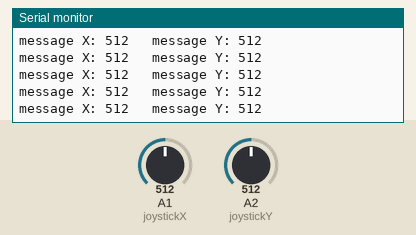
This sketch was run on a simulated Arduino Uno, built with avr-gcc and run on an emulated ATmega328P. On the bench: the last lines printed to the serial monitor. The test bench sets the inputs (shaded band); at power-on: A1 (joystickX) = 512, A2 (joystickY) = 512. No radio packets arrive unless stated.

Above: at 1.2 s.
1.3 s: A1 (joystickX) set to 105
At 1.35 s:
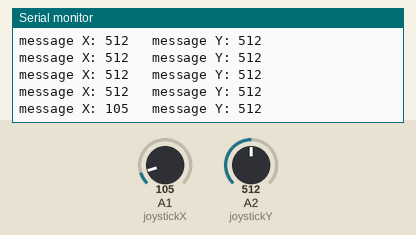
4.3 s: A1 (joystickX) set to 90
At 4.35 s:
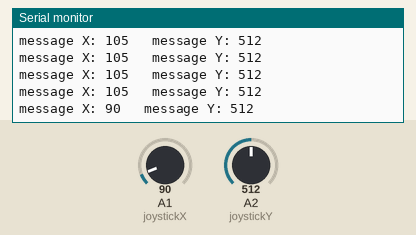
7.3 s: A2 (joystickY) set to 107
At 7.35 s:
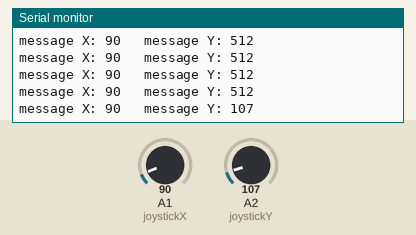
10.3 s: A2 (joystickY) set to 93
At 10.35 s:
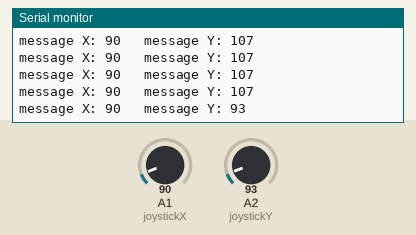
Timing chart, 0 to 13.3 s (numbered marks = the images above; inputs shaded):
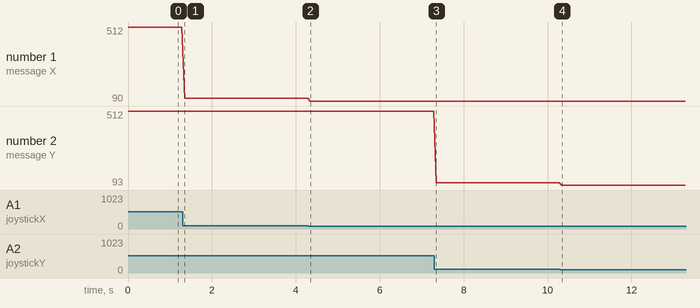

The sketch:

transmitterMK1.ino
```cpp
#include <RH_ASK.h>
#include <SPI.h> // Not actually used but needed to compile
#include <Stepper.h>
#include <PWMServo.h>

RH_ASK driver;
int testSend = 512;
int testSendTwo = 10;
int yoarray[] = {512,12};

static const int STEPS_PER_REVOLUTION     = 32 * 64;
static const int PIN_IN1_BLUE             = 7;
static const int PIN_IN2_PINK             = 8;
static const int PIN_IN3_YELLOW           = 9;
static const int PIN_IN4_ORANGE           = 10;
static const int PIN_BUTTON               = 4;
//E brake button declaration
int buttonState = 0;
//joystick declaration
const int joystickSwitch = 5;
const int joystickX = A1;
const int joystickY = A2;

//stepper
Stepper myStepper(STEPS_PER_REVOLUTION, PIN_IN1_BLUE, PIN_IN3_YELLOW, PIN_IN2_PINK, PIN_IN4_ORANGE);
PWMServo myServo;


struct yo {
  int testSend;
  int testSendTwo;

};
uint8_t testArrayStore[sizeof(yo)];
void setup()
{
  pinMode (joystickX, INPUT);
pinMode (joystickY, INPUT);
pinMode (joystickSwitch, INPUT);
digitalWrite(joystickSwitch, HIGH);

    Serial.begin(9600);    // Debugging only
    if (!driver.init())
         Serial.println("init failed");
}

void loop()
{
  //constantly reading joystick
int X = analogRead(joystickX);
int Y = analogRead(joystickY);
 Serial.print("message X: ");
 Serial.print(X);
 Serial.print("\t message Y: ");
 Serial.println(Y);
  //default value for X: 519
  //default value for Y: 517
  int turn = Y;
    yo asdf;
    asdf.testSend = X;
    asdf.testSendTwo = turn;
    const char *msg = "777";
    memcpy(testArrayStore, &asdf, sizeof(asdf));
    //int x = 12345;
    //driver.send((uint8_t *)&x, 2);
//    driver.send((uint8_t *) &testSendTwo,(uint8_t)2);
//    driver.send((uint8_t *)&testSend, (uint8_t)2); //sending testSend value over
//    driver.waitPacketSent();
//    driver.send((uint8_t *)&testArray, (uint8_t)2);
//    driver.waitPacketSent();
    driver.send((uint8_t *)&testArrayStore, sizeof(asdf));
    driver.waitPacketSent();
    //delay(1000);
}
```

Measured:
- after the input at 1.3 s, the serial monitor: prints a new line after 0.05 s (image 1)
- after the input at 4.3 s, the serial monitor: prints a new line after 0.05 s (image 2)
- after the input at 7.3 s, the serial monitor: prints a new line after 0.05 s (image 3)
- after the input at 10.3 s, the serial monitor: prints a new line at once (image 4)
- plotted number 1: 512 → 105 after the input at 1.3 s, 105 → 90 after the input at 4.3 s
- plotted number 2: 512 → 107 after the input at 7.3 s, 107 → 93 after the input at 10.3 s
